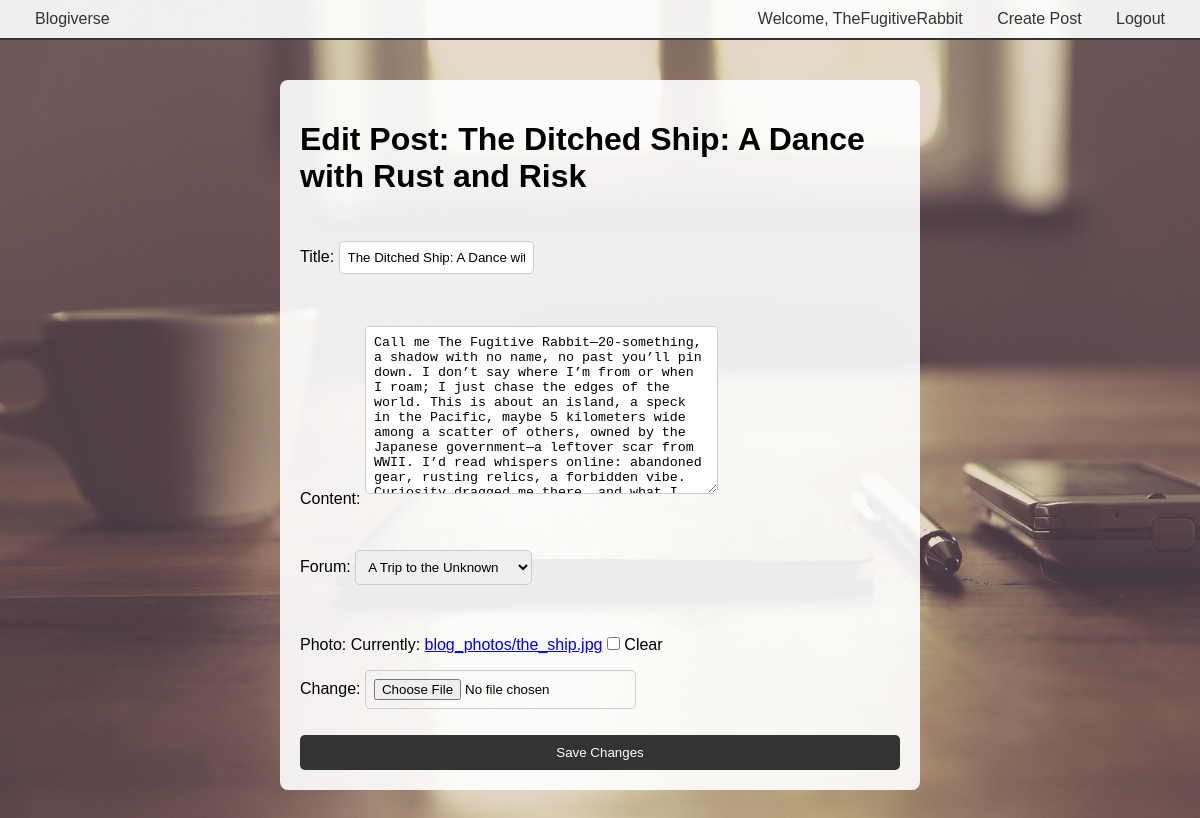
The page /blogs/post/12/edit/ (signed in) on the database as committed earlier.
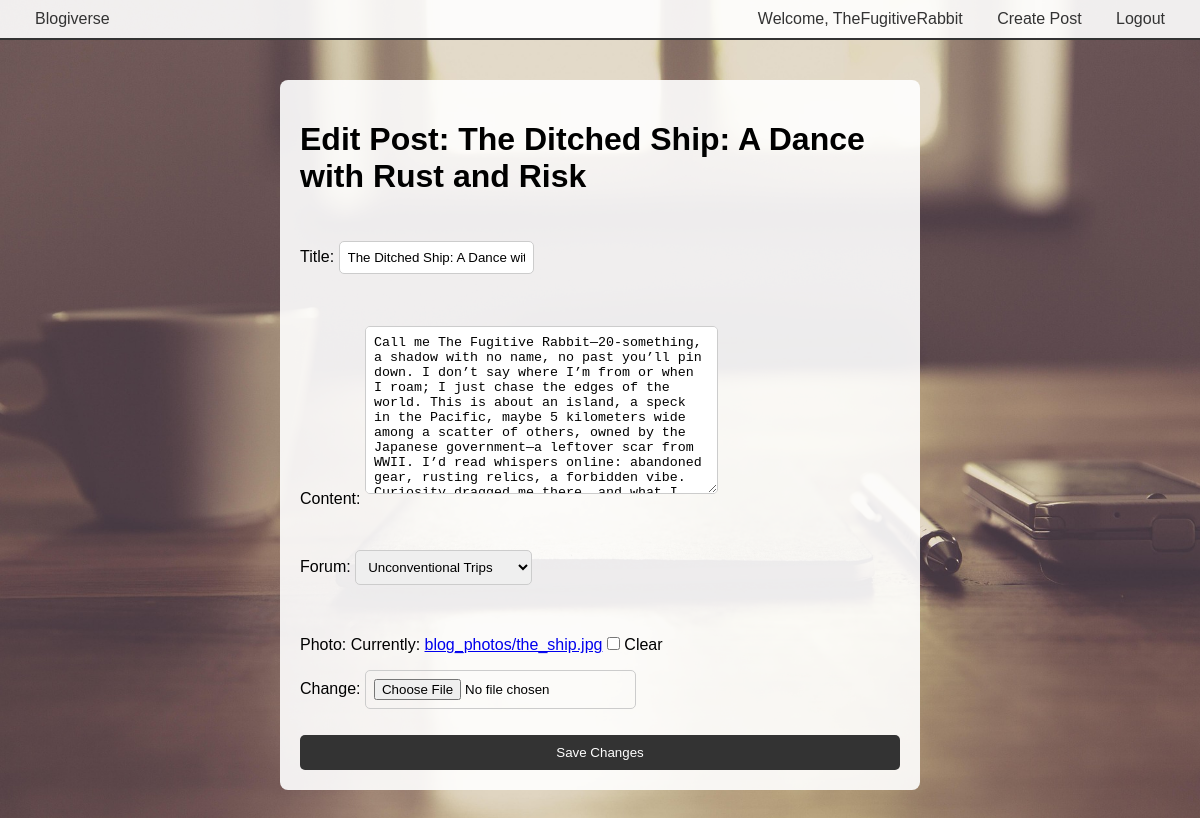
The same page on the database as committed later.
### blogs/models.py (models this page shows, shortened)
class BlogPost(models.Model):
    title = models.CharField(max_length=200)
    content = models.TextField()
    author = models.ForeignKey(User, on_delete=models.CASCADE)
    forum = models.ForeignKey(Forum, on_delete=models.CASCADE, default=1)
    created_at = models.DateTimeField(auto_now_add=True)
    photo = models.ImageField(upload_to='blog_photos/', blank=True, null=True)
    likes = models.ManyToManyField(User, related_name='liked_posts', blank=True)

### blogs/views.py (the view)
# urls.py: path('blogs/post/<int:post_id>/edit/', views.edit_post, name='edit_post'),
@login_required
def edit_post(request, post_id):
    post = get_object_or_404(BlogPost, id=post_id)
    if post.author != request.user:
        return redirect('blog_detail', post_id=post.id)
    if request.method == 'POST':
        form = BlogPostForm(request.POST, request.FILES, instance=post)
        if form.is_valid():
            form.save()
            return redirect('blog_detail', post_id=post.id)
    else:
        form = BlogPostForm(instance=post)
    return render(request, 'blogs/edit_post.html', {'form': form, 'post': post})

### blogs/forms.py
class BlogPostForm(forms.ModelForm):
    class Meta:
        model = BlogPost
        fields = ['title', 'content', 'forum', 'photo']
        widgets = {
            'title': forms.TextInput(attrs={'placeholder': 'Enter your post title'}),
            'content': forms.Textarea(attrs={'placeholder': 'Write your blog post here'}),
            'forum': forms.Select(),
        }

### blogs/models.py (called while the page is built)
    def __str__(self):
        return self.name

### templates/blogs/edit_post.html (shortened to what this page needs)
{% extends 'base.html' %}
{% block content %}
    <div class="form-container">
        <h1>Edit Post: {{ post.title }}</h1>
        <form method="post" enctype="multipart/form-data">
            {{ form.as_p }}
            <button type="submit">Save Changes</button>
        </form>
    </div>
{% endblock %}

Rows that differ between the two databases and show on the page:
changed BlogPost "The Ditched Ship: A Dance with Rust and Risk": forum "A Trip to the Unknown" → "Unconventional Trips"
